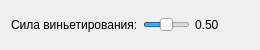
<?xml version="1.0" encoding="UTF-8"?>
<ui version="4.0">
 <class>VignetteFilterWidget</class>
 <widget class="QWidget" name="VignetteFilterWidget">
  <property name="geometry">
   <rect>
    <x>0</x>
    <y>0</y>
    <width>260</width>
    <height>50</height>
   </rect>
  </property>
  <property name="minimumSize">
   <size>
    <width>0</width>
    <height>50</height>
   </size>
  </property>
  <layout class="QHBoxLayout" name="horizontalLayout">
   <property name="spacing">
    <number>5</number>
   </property>
   <item>
    <widget class="QLabel" name="label">
     <property name="text">
      <string>Сила виньетирования:</string>
     </property>
    </widget>
   </item>
   <item>
    <widget class="ClickableSlider" name="strengthSlider">
     <property name="minimum">
      <number>0</number>
     </property>
     <property name="maximum">
      <number>100</number>
     </property>
     <property name="value">
      <number>50</number>
     </property>
     <property name="tracking">
      <bool>false</bool>
     </property>
     <property name="orientation">
      <enum>Qt::Horizontal</enum>
     </property>
    </widget>
   </item>
   <item>
    <widget class="QLabel" name="valueLabel">
     <property name="text">
      <string>0.50</string>
     </property>
     <property name="minimumSize">
      <size>
       <width>50</width>
       <height>0</height>
      </size>
     </property>
    </widget>
   </item>
   <item>
    <spacer name="horizontalSpacer">
     <property name="orientation">
      <enum>Qt::Horizontal</enum>
     </property>
     <property name="sizeHint" stdset="0">
      <size>
       <width>40</width>
       <height>20</height>
      </size>
     </property>
    </spacer>
   </item>
  </layout>
 </widget>
 <customwidgets>
  <customwidget>
   <class>ClickableSlider</class>
   <extends>QSlider</extends>
   <header>gui/ClickableSlider.h</header>
  </customwidget>
 </customwidgets>
 <resources/>
 <connections/>
</ui>
